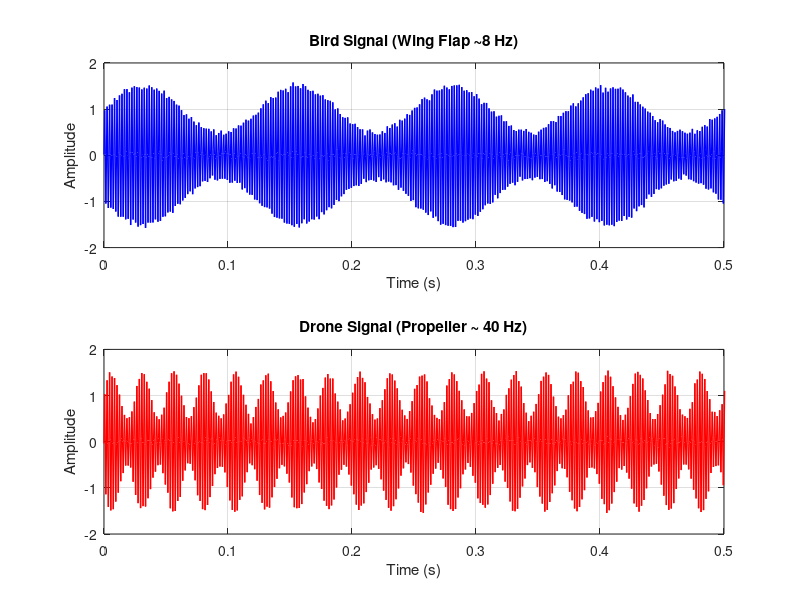

Here is the MATLAB script that generated this plot:
% ==============================================
% File: generate_signals.m
% Author: Aayush Mishra
% Project: Lossless Compression of Micro-Doppler Data
% Description: Generate Synthetic micro-Doppler Signals for Bird and Drone
% ==============================================

function [bird_signal, drone_signal, Fs] = generate_signals()
    % Sampling parameters
    Fs = 2000;              % Sampling Frequency (Hz)
    T = 2;                  % Duration (Seconds)
    t = 0:1/Fs:T-1/Fs;      % Time Vector
    N = length(t);          % Number of Samples
    
    % Bird Signal Parameters (Low-Frequency Wing Flaps)
    f_bird = 8;             % Wing Flap Frequency (Hz)
    f_carrier = 500;        % Carrier Frequency (Hz)
    A_bird = 1;             % Amplitude
    
    % Drone Signal Parameters (High-Frequency Propeller Modulation)
    f_drone = 40;           % Propeller Modulation Frequency (Hz)
    A_drone = 1;            % Amplitude
    
    % Generate Bird Signal: Low-Frequency Sinusoidal Modulation
    bird_signal = A_bird * sin(2*pi*f_carrier*t) .* (1 + 0.5*sin(2*pi*f_bird*t));
    
    % Generate Drone Signal: High-Frequency Propeller Modulation
    drone_signal = A_drone * sin(2*pi*f_carrier*t) .* (1 + 0.5*sin(2*pi*f_drone*t));
    
    % Add White Gaussian Noise (SNR ≈ 25 dB)
    snr_db = 25;
    bird_signal = awgn(bird_signal, snr_db, 'measured');
    drone_signal = awgn(drone_signal, snr_db, 'measured');
    
    % Plot Both Signals
    figure('Name', 'Generated Micro-Doppler Signals', 'NumberTitle', 'off');
    
    subplot(2,1,1);
    plot(t, bird_signal, 'b', 'LineWidth', 1);
    xlabel('Time (s)');
    ylabel('Amplitude');
    title('Bird Signal (Wing Flap ~8 Hz)');
    grid on;
    xlim([0 0.5]);  % Show First 0.5 Seconds for Clarity
    
    subplot(2,1,2);
    plot(t, drone_signal, 'r', 'LineWidth', 1);
    xlabel('Time (s)');
    ylabel('Amplitude');
    title('Drone Signal (Propeller ~ 40 Hz)');
    grid on;
    xlim([0 0.5]);  % Show First 0.5 Seconds for Clarity
    
    fprintf('  - Bird Signal: %.1f Hz Modulation, Fs = %d Hz\n', f_bird, Fs);
    fprintf('  - Drone Signal: %.1f Hz Modulation, Fs = %d Hz\n', f_drone, Fs);
    fprintf('  - SNR: %d dB\n', snr_db);
end
